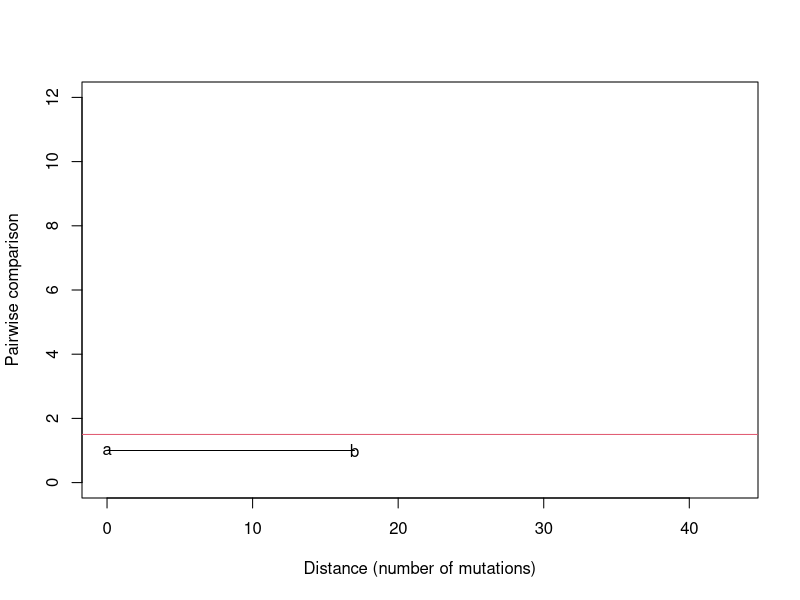
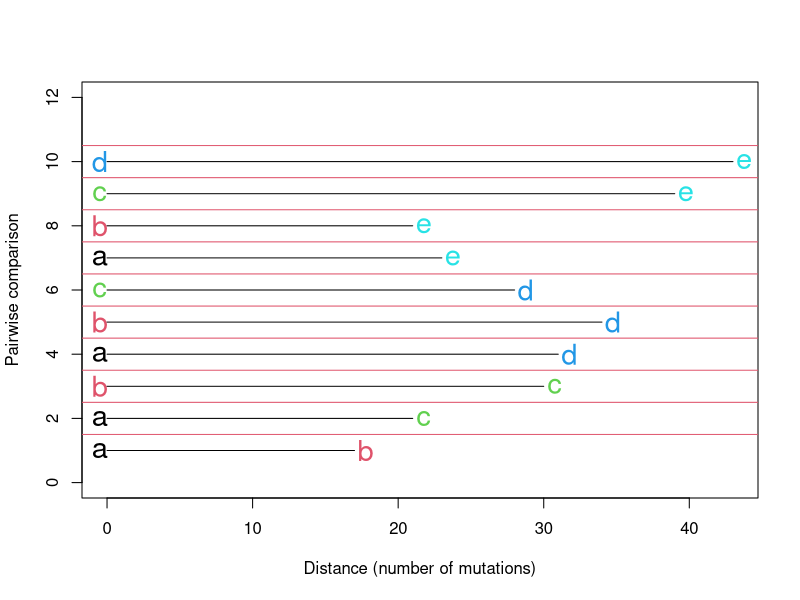
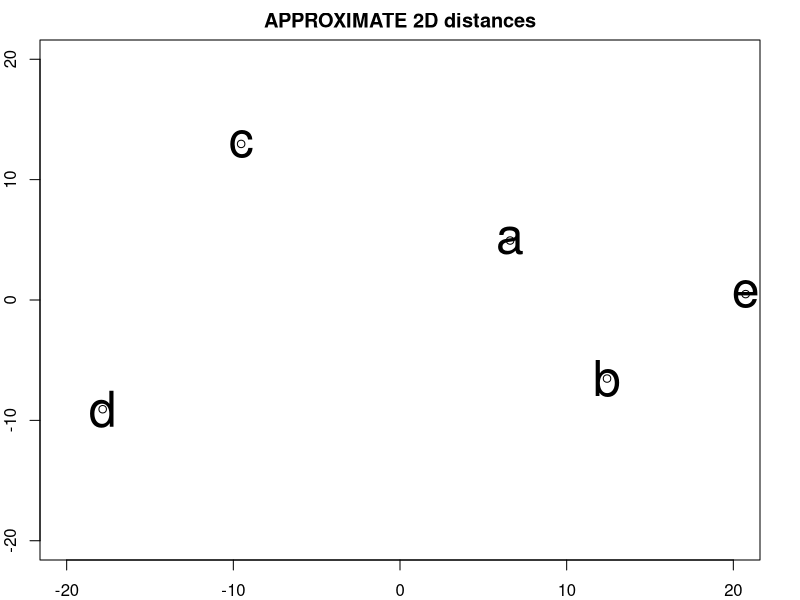
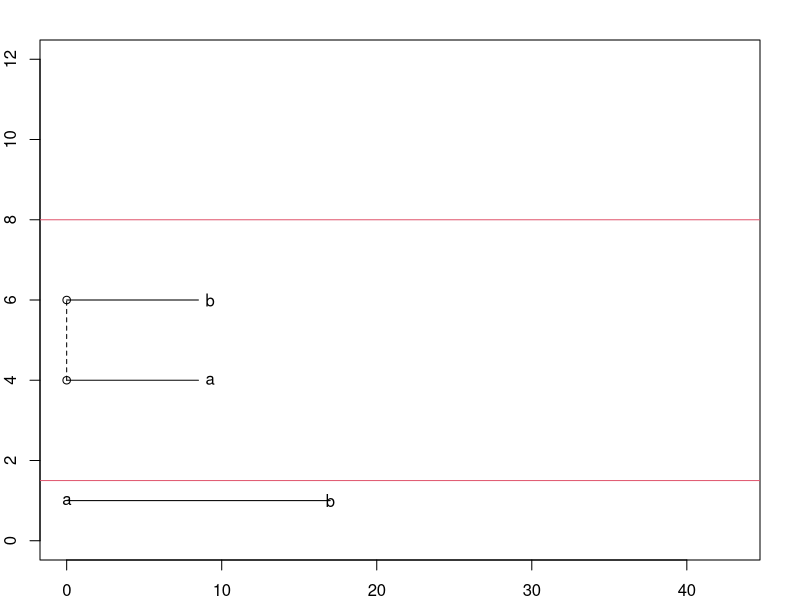
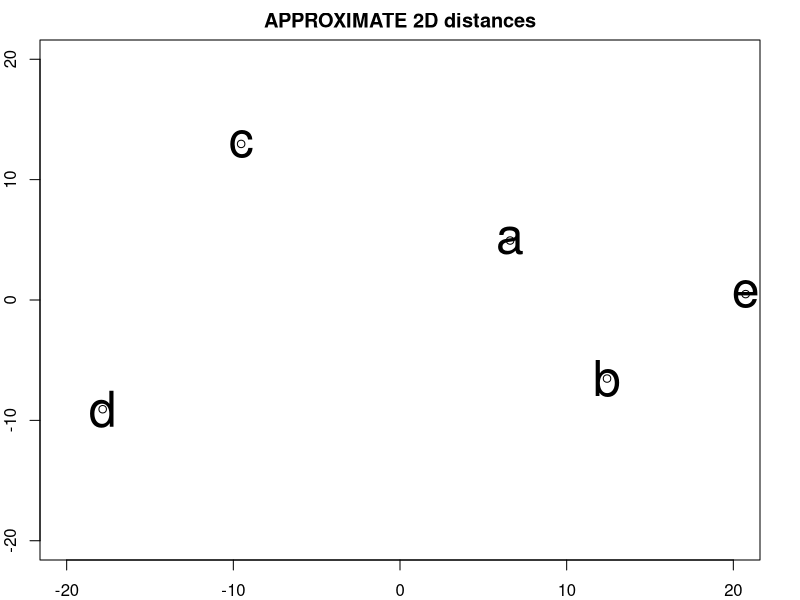
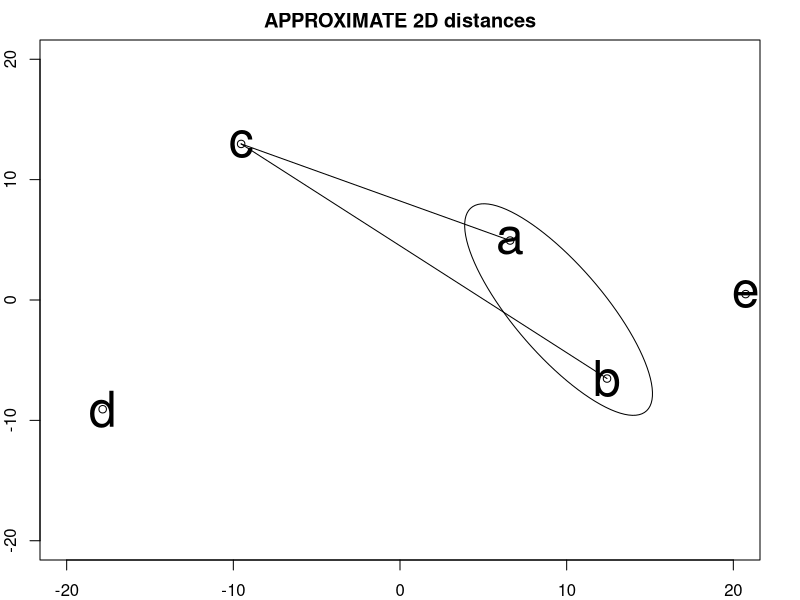
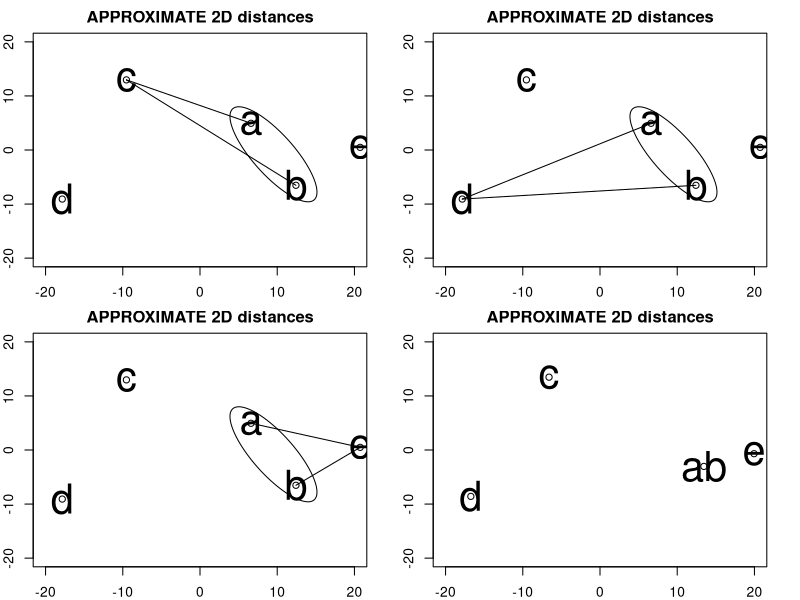
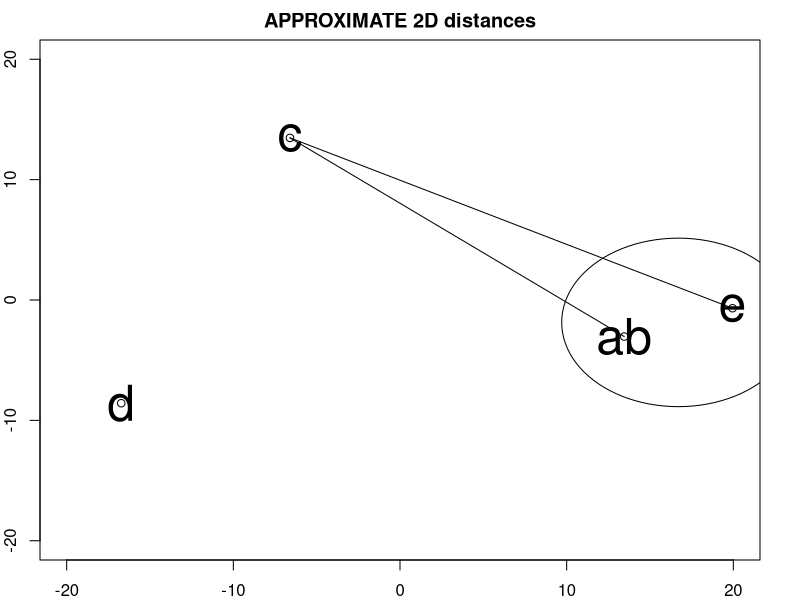

The R source for these figures, in order:
## ---- chunk 1
#install.packages("ape")
library(ape)
## ---- chunk 2

plot_dist_as_nmds <- function(mat){
  matno0 <- mat
  
matno0[is.na(matno0)] <- 0


d2  <- cmdscale(matno0, add =T)
x <- d2$points[,1]
y <- d2$points[,2]
plot(x,y, main = "APPROXIMATE 2D distances",
     xlim = c(-20,20), 
     ylim = c(-20,20))
text(x, y, labels = row.names(d2$points), cex=3)

return(d2)

}
## ---- chunk 3

#      a   b   c   d   e
a <- c(0,	 17, 21, 31, 23)
b <- c(17, 0,	 30, 34, 21)
c	<- c(21, 30, 0,  28, 39)
d	<- c(31, 34, 28,	0, 43)
e	<- c(23, 21, 39, 43,	0)
dmat1 <- rbind(a,b,c,d,e)

## ---- chunk 4
dmat1
## ---- chunk 5
colnames(dmat1) <- c("a","b","c","d","e")
## ---- chunk 6
diag(dmat1) <- NA
dmat1[upper.tri(dmat1)] <- NA
## ---- chunk 7
dmat1
## ---- chunk 8
par(mfrow = c(1,1))
plot(0, 0, xlim = c(0,max(dmat1,na.rm = T)), 
     ylim = c(0,12), 
     type = "l",
     xlab = c("Distance (number of mutations)"),
     ylab = "Pairwise comparison")
points(0, 1, pch = "a")
points(dmat1[2,1], 1, pch = "b")
segments(x0 = 0, y0 = 1, 
         x1 = dmat1[2,1],y1 = 1)
abline(h = 1.5, col = 2)
## ---- chunk 9
plot(0, 0, xlim = c(0,max(dmat1,na.rm = T)), 
     ylim = c(0,12), 
     type = "l",
     xlab = c("Distance (number of mutations)"),
     ylab = "Pairwise comparison")
pair.k <-0
for(i in 1:nrow(dmat1)){
  for(j in 1:nrow(dmat1)){

dist.ij <- dmat1[i,j] 
if(is.na(dist.ij) == FALSE){
  pair.k <- pair.k+1    

       
spp.i <- rownames(dmat1)[i]
spp.j <- colnames(dmat1)[j]
points(-0.5,               pair.k, pch = spp.j, col = which(LETTERS %in% toupper(spp.j)), cex = 1.75)
points(dist.ij+0.75,       pair.k, pch =spp.i, col = which(LETTERS %in% toupper(spp.i)), cex = 1.75)
segments(x0 = 0, y0 = pair.k, 
         x1 = dist.ij, y1 = pair.k)
abline(h = pair.k+0.5, col = 2)
}

  }
}

## ---- chunk 10
par(mfrow = c(1,1), mar= c(2,2,2,2))
dmat1no0 <- dmat1
  
dmat1no0[is.na(dmat1no0)] <- 0

d2  <- cmdscale(dmat1no0, add =T)
x <- d2$points[,1]
y <- d2$points[,2]
plot(x,y, main = "APPROXIMATE 2D distances",xlim = c(-20,20), ylim = c(-20,20))
text(x, y, labels = row.names(d2$points), cex=3)

## ---- chunk 11
par(mfrow = c(1,1), mar= c(2,2,2,2))
plot(0, 0, xlim = c(0,max(dmat1,na.rm = T)), 
     ylim = c(0,12), 
     type = "l",
     xlab = c("Distance (number of mutations)"),
     ylab = "Pairwise comparison")
points(0, 1, pch = "a")
points(dmat1[2,1], 1, pch = "b")
segments(x0 = 0, y0 = 1, 
         x1 = dmat1[2,1],y1 = 1)
abline(h = 1.5, col = 2)


branch.length <- dmat1[2,1]/2
points(0, 4)
points(branch.length+0.75, 4, pch = "a")
points(0, 6)
points(branch.length+0.75, 6, pch = "b")

segments(x0 = 0, y0 = 4, 
         x1 = branch.length,y1 = 4)
segments(x0 = 0, y0 = 6, 
         x1 = branch.length,y1 = 6)

segments(x0 = 0, y0 = 4, 
         x1 = 0, y1 = 6, col = 1, lty = 2)

abline(h = 8, col = 2)
## ---- chunk 12

dmat1.out<- plot_dist_as_nmds(dmat1)


## ---- chunk 13

#install.packages(plotrix)
library(plotrix)
dmat1.out<- plot_dist_as_nmds(dmat1)

#get x y coord of a and b

a.<-dmat1.out$points["a",]
b.<-dmat1.out$points["b",]
draw.ellipse(x = mean(c(a.[1],b.[1])), 
             y = mean(c(a.[2],b.[2])),
             a =3, 
             b = 10, 
             angle = 30
             )

     

#We then examine in turn the distance from a and b to each other point


c.<-dmat1.out$points["c",]
segments(x0 = a.[1],x1 = c.[1],
         y0 = a.[2],y1 = c.[2])
segments(x0 = b.[1],x1 = c.[1],
         y0 = b.[2],y1 = c.[2])                                    
                                
## ---- chunk 14
par(mfrow = c(2,2), mar = c(2,2,2,2))

# ab to c
plot_dist_as_nmds(dmat1)

#get x y coord of a and b
a.<-dmat1.out$points["a",]
b.<-dmat1.out$points["b",]

draw.ellipse(x = mean(c(a.[1],b.[1])), 
             y = mean(c(a.[2],b.[2])),
             a =3, 
             b = 10, 
             angle = 30)
c.<-d2$points["c",]
segments(x0 = a.[1],x1 = c.[1],
         y0 = a.[2],y1 = c.[2])
segments(x0 = b.[1],x1 = c.[1],
         y0 = b.[2],y1 = c.[2])  

# ab to d
plot_dist_as_nmds(dmat1)
draw.ellipse(x = mean(c(a.[1],b.[1])), 
             y = mean(c(a.[2],b.[2])),
             a =3, 
             b = 10, 
             angle = 30)
d.<-d2$points["d",]
segments(x0 = a.[1],x1 = d.[1],
         y0 = a.[2],y1 = d.[2])
segments(x0 = b.[1],x1 = d.[1],
         y0 = b.[2],y1 = d.[2])  

# ab to e
plot_dist_as_nmds(dmat1)
draw.ellipse(x = mean(c(a.[1],b.[1])), 
             y = mean(c(a.[2],b.[2])),
             a =3, 
             b = 10, 
             angle = 30)
e.<-d2$points["e",]
segments(x0 = a.[1],x1 = e.[1],
         y0 = a.[2],y1 = e.[2])
segments(x0 = b.[1],x1 = e.[1],
         y0 = b.[2],y1 = e.[2]) 
## ---- chunk 15
dist.min.i <- min(dmat1, na.rm = T)

## ---- chunk 16
clade.i <- "ab"
clade.i <- paste("a","b",sep = "")
## ---- chunk 17
Da_c <- 21
Db_c <- 30
Dab_c <- (Da_c+Db_c)/2
## ---- chunk 18
Da_c <- 21
Db_c <- 30
Dab_c <- (Da_c*1+Db_c*1)/(1+1)
## ---- chunk 19
Da_d <- 31
Db_d <- 34
Dab_d <- (Da_d+Db_d)/2
## ---- chunk 20

Da_e <- 23
Db_e <- 21
Dab_e <- (Da_e+Db_e)/2

## ---- chunk 21
dmat1
## ---- chunk 22
a <- c(NA, NA, NA, NA, NA)
b <- c("(17)", NA, NA, NA, NA)
c	<- c("(21)", "(30)", NA, NA, NA)
d	<- c("(31)", "(34)", "28", NA, NA)
e	<- c("(23)", "(21)", "39", "43",	NA)
dmat1.alt <- rbind(a,b,c,d,e)
colnames(dmat1.alt) <- c("a","b","c","d","e")
dmat1.alt
## ---- chunk 23
#       ab      c   d   e
ab  <- c(NA,    NA,  NA, NA)
c	  <- c(Dab_c, NA,  NA, NA)
d	  <- c(Dab_d, 28,	 NA, NA)
e	  <- c(Dab_e, 39,  43, NA)

dmat2 <- rbind(ab,c,d,e)
colnames(dmat2) <- c("ab","c","d","e")

## ---- chunk 24

plot_dist_as_nmds(dmat2)

## ---- chunk 25
dist.min.i <- min(dmat2, na.rm = TRUE)

## ---- chunk 26

par(mfrow = c(1,1))
dmat2.out <- plot_dist_as_nmds(dmat2)

#get x y coord of ab and e
ab.<-dmat2.out$points["ab",]
e.<-dmat2.out$points["e",]

draw.ellipse(x = mean(c(ab.[1],e.[1])), 
             y = mean(c(ab.[2],e.[2])),
             a =7, 
             b = 7, 
             angle = 0)
c.<-dmat2.out$points["c",]

segments(x0 = ab.[1],x1 = c.[1],
         y0 = ab.[2],y1 = c.[2])
segments(x0 = e.[1],x1 = c.[1],
         y0 = e.[2],y1 = c.[2]) 

## ---- chunk 27
Dab_c <- 25.5
De_c  <- 39
Dabe_c <- (Dab_c*2 + De_c*1)/(2+1)
## ---- chunk 28
Dab_d <- 32.5
De_d  <- 43
Dabe_d <- (Dab_d*2 + De_d*1)/(2+1)

## ---- chunk 29
abe <- c(NA,     NA,  NA)
c	   <- c(Dabe_c, NA,  NA)
d	   <- c(Dabe_d, 28,	 NA)


dmat3 <- rbind(abe,c,d)
colnames(dmat3) <- c("abe","c","d")
## ---- chunk 30

plot_dist_as_nmds(dmat3)

## ---- chunk 31

dist.min.i <- min(dmat3, na.rm = T)

## ---- chunk 32

par(mfrow = c(1,1))
dmat3.out <- plot_dist_as_nmds(dmat3)

#get x y coord of ab and e
c. <-dmat3.out$points["c",]
d.<-dmat3.out$points["d",]

draw.ellipse(x = mean(c(c.[1],d.[1])), 
             y = mean(c(c.[2],d.[2])),
             a =14, 
             b = 4, 
             angle = 105)
abe.<-dmat3.out$points["abe",]

segments(x0 = c.[1],x1 = abe.[1],
         y0 = c.[2],y1 = abe.[2])
segments(x0 = d.[1],x1 = abe.[1],
         y0 = d.[2],y1 = abe.[2]) 

## ---- chunk 33
Dc_abe <- 30
Dd_abe <- 36

# abe is composted of 3 
Ddc_abe <- (Dc_abe*3 + Dd_abe*3)/(3+3)

# factor out 3
Ddc_abe <- 3*(Dc_abe*1 + Dd_abe*1)/6

# simplify
Ddc_abe <- 1*(Dc_abe*1 + Dd_abe*1)/2
Ddc_abe <- (Dc_abe*1 + Dd_abe)/2

## ---- chunk 34
abe <- c(NA,     NA)
cd	 <- c(Ddc_abe, NA)



dmat4 <- rbind(abe,cd)
colnames(dmat4) <- c("abe","cd")


## ---- chunk 35

